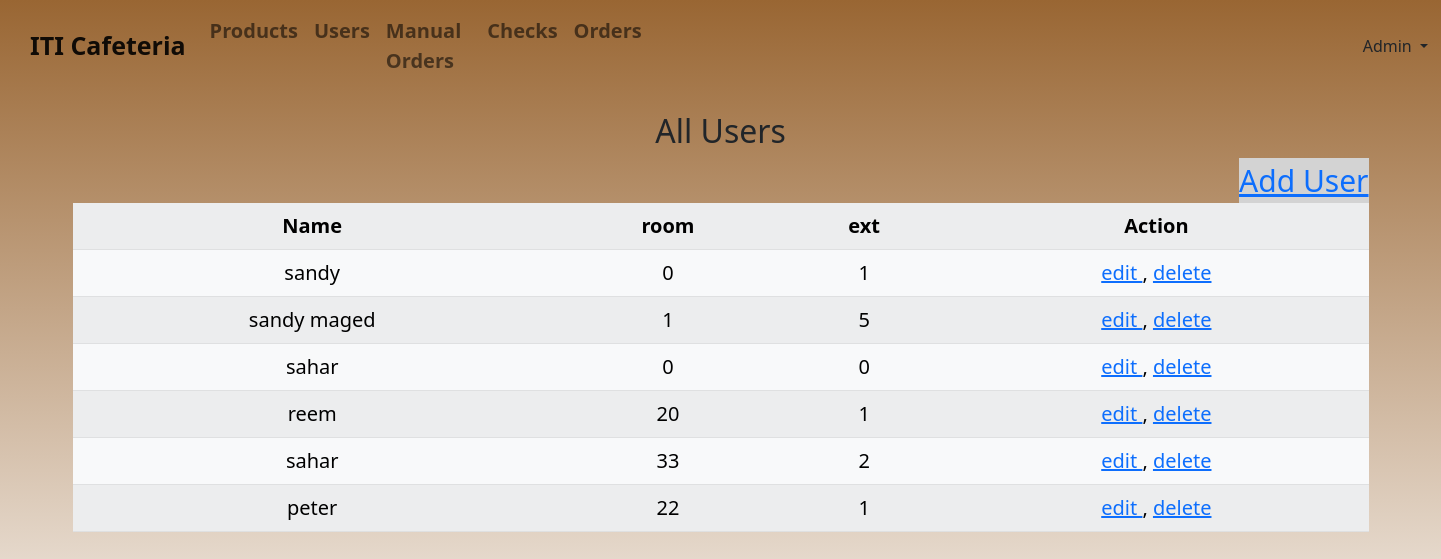
The page /allusers.php on the database its author committed.
### tables this page shows
CREATE TABLE `users` (
  `user_id` int(11) NOT NULL,
  `user_name` varchar(100) NOT NULL,
  `user_email` varchar(200) NOT NULL,
  `user_password` varchar(100) NOT NULL,
  `user_room` int(11) NOT NULL,
  `user_ext` int(11) NOT NULL,
  `role` varchar(100) NOT NULL
);

### allusers.php (the view, shortened to what this page needs)
<?php
if ($_SESSION['role'] == "user") {
    header("location: forbidden.html");
} else {
    ?>
    <!DOCTYPE html>
    <html lang="en">
    <head>
        <link href="https://cdn.jsdelivr.net/npm/bootstrap@5.0.2/dist/css/bootstrap.min.css" rel="stylesheet">
    </head>
    <body>
        <header>
            <nav class="navbar navbar-expand-lg navbar-light" style="font-size: 20px;font-weight: bold;">
                <a class="navbar-brand" href="#" style="margin-left: 30px; font-size: 25px;">ITI Cafeteria</a>
                <div class="collapse navbar-collapse" id="navbarSupportedContent">
                    <ul class="navbar-nav mr-auto">
                        <li class="nav-item">
                            <a class="nav-link" href="allproducts.php">Products</a>
                        </li>
                        <li class="nav-item">
                            <a class="nav-link" href="allusers.php">Users</a>
                        </li>
                        <li class="nav-item">
                            <a class="nav-link" href="index.php">Manual Orders</a>
                        </li>
                        <li class="nav-item">
                            <a class="nav-link" href="check Admin page.php">Checks</a>
                        </li>
                        <li class="nav-item">
                            <a class="nav-link" href="orders.php">Orders</a>
                        </li>
                    </ul>
                    <div style="display:inline; margin-left:700px">
                        <div class="dropdown">
                            <button class="btn dropdown-toggle" type="button" id="dropdownMenuButton1" data-bs-toggle="dropdown" aria-expanded="false">
                                Admin </button>
                        </div>
                    </div>
                </div>
            </nav>
        </header>
        <div class="container" style="font-size: 20px;">
            <h2 style="margin-top: 20px;" class="text-center">All Users</h2>
            <a href="users.php" style="float: right;background-color: lightgrey;font-size: 30px;">Add User</a>
            <?php
                $dsn = 'mysql:dbname=cafeteria;host=127.0.0.1;port=3306;';
                $user = 'root';
                $password = '';
                $db = new PDO($dsn, $user, $password);
                if ($db) {
                    $select_query = 'select * from users';
                    $stmt = $db->prepare($select_query);
                    $resobj = $stmt->execute();
                    echo "<table class='table table-light table-striped text-center'>
            <tr>
            <th scope='col'>Name</th>
             <th scope='col'>room</th>
             <th scope='col'>ext</th>
             <th scope='col'>Action</th>
             </tr> ";
                    while ($row = $stmt->fetch(PDO::FETCH_ASSOC)) {
                        echo "<tr>
                        <td>{$row["user_name"]}</td>
                         <td>{$row["user_room"]}</td>
                         <td>{$row["user_ext"]}</td>
                         <td><a href='edituser.php?id={$row["user_id"]}'>edit </a>,
                         <a href='deleteuser.php?id={$row["user_id"]}'>delete </a></td>
                         </tr>";
                    }
                    echo "</table>";
                }
                ?>
        </div>
    <?php
    }
    ?>

### allusers.php (style rules this page uses)
body { background: linear-gradient(to bottom, #996633 0%, #ffffff 100%); height: 750px; font-size: 150%; }

### rows shown on the page
users: user_name "sandy", user_room "0", user_ext "1"
users: user_name "sandy maged", user_room "1", user_ext "5"
users: user_name "sahar", user_room "0", user_ext "0"
users: user_name "reem", user_room "20", user_ext "1"
users: user_name "sahar", user_room "33", user_ext "2"
users: user_name "peter", user_room "22", user_ext "1"
